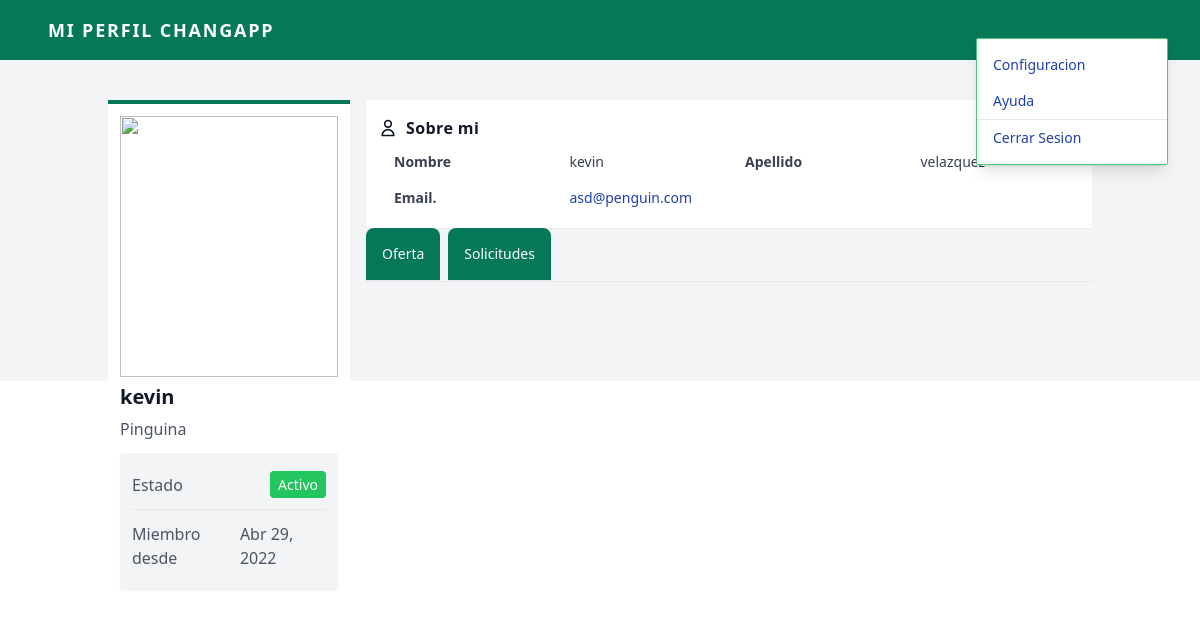
/user, run on the app's committed database.
### app.py (models this page shows)
class User(UserMixin, db.Model):# pedir datos usuario
    id = db.Column(db.Integer,primary_key=True)
    user_name = db.Column(db.String(200))
    user_last_name = db.Column(db.String(200))
    user_desc = db.Column(db.String(200))
    user_email = db.Column(db.String(200))
    user_pass = db.Column(db.String(200))
    user_done = db.Column(db.Boolean(200))

### app.py (the view)
@app.route('/user', methods=['GET'])
def profile():
    users_profile= User.query.get(1)
    return render_template('user.html', user=users_profile)

### templates/user.html (shortened to what this page needs)
<script src="https://cdn.tailwindcss.com"></script>
<link href="https://unpkg.com/tailwindcss@^1.0/dist/tailwind.min.css" rel="stylesheet">
<div class="bg-gray-100">
    <div class="w-full text-white bg-emerald-700">
        <div x-data="{ open: false }"
            class="flex flex-col max-w-screen-xl px-4 mx-auto md:items-center md:justify-between md:flex-row md:px-6 lg:px-8">
            <div class="p-4 flex flex-row items-center justify-between">
                <a href="#"
                    class="text-lg font-semibold tracking-widest uppercase rounded-lg focus:outline-none focus:shadow-outline">Mi
                    perfil CHANGAPP</a>
            </div>
            <nav :class="{'flex': open, 'hidden': !open}"
                class="flex-col flex-grow pb-4 md:pb-0 hidden md:flex md:justify-end md:flex-row">
                <div @click.away="open = false" class="relative" x-data="{ open: false }">
                    <div x-show="open" x-transition:enter="transition ease-out duration-100"
                        x-transition:enter-start="transform opacity-0 scale-95"
                        x-transition:enter-end="transform opacity-100 scale-100"
                        x-transition:leave="transition ease-in duration-75"
                        x-transition:leave-start="transform opacity-100 scale-100"
                        x-transition:leave-end="transform opacity-0 scale-95"
                        class="absolute right-0 w-full mt-2 origin-top-right rounded-md shadow-lg md:w-48">
                        <div class="py-2 bg-white text-blue-800 text-sm rounded-sm border border-main-color shadow-sm">
                            <a class="block px-4 py-2 mt-2 text-sm bg-white md:mt-0 focus:text-gray-900 hover:bg-indigo-100 focus:bg-gray-200 focus:outline-none focus:shadow-outline"
                                href="#">Configuracion</a>
                            <a class="block px-4 py-2 mt-2 text-sm bg-white md:mt-0 focus:text-gray-900 hover:bg-indigo-100 focus:bg-gray-200 focus:outline-none focus:shadow-outline"
                                href="#">Ayuda</a>
                            <a class="block px-4 py-2 mt-2 text-sm bg-white md:mt-0 focus:text-gray-900 hover:bg-indigo-100 focus:bg-gray-200 focus:outline-none focus:shadow-outline"
                                href="#">Cerrar Sesion</a>
                        </div>
                    </div>
                </div>
            </nav>
        </div>
    </div>
    <div class="container mx-auto my-5 p-5">
        <div class="md:flex no-wrap md:-mx-2 ">
            <div class="w-full md:w-3/12 md:mx-2">
                <div class="bg-white p-3 border-t-4 border-emerald-700">
                    <div class="image overflow-hidden">
                        <img class="h-auto w-full mx-auto"
                            src="https://lavinephotography.com.au/wp-content/uploads/2017/01/PROFILE-Photography-112.jpg"
                            alt="">
                    </div>
                    <h1 class="text-gray-900 font-bold text-xl leading-8 my-1">{{user.user_name}}</h1>
                    <h3 class="text-gray-600 font-lg text-semibold leading-6">Pinguina</h3>
                    <ul
                        class="bg-gray-100 text-gray-600 hover:text-gray-700 hover:shadow py-2 px-3 mt-3 divide-y rounded shadow-sm">
                        <li class="flex items-center py-3">
                            <span>Estado</span>
                            <span class="ml-auto"><span
                                    class="bg-green-500 py-1 px-2 rounded text-white text-sm">Activo</span></span>
                        </li>
                        <li class="flex items-center py-3">
                            <span>Miembro desde</span>
                            <span class="ml-auto">Abr 29, 2022</span>
                        </li>
                    </ul>
                </div>
            </div>
            <div class="w-full md:w-9/12 mx-2 h-64">
                <div class="bg-white p-3 shadow-sm rounded-sm">
                    <div class="flex items-center space-x-2 font-semibold text-gray-900 leading-8">
                        <span clas="text-green-500">
                            <svg class="h-5" xmlns="http://www.w3.org/2000/svg" fill="none" viewBox="0 0 24 24"
                                stroke="currentColor">
                                <path stroke-linecap="round" stroke-linejoin="round" stroke-width="2"
                                    d="M16 7a4 4 0 11-8 0 4 4 0 018 0zM12 14a7 7 0 00-7 7h14a7 7 0 00-7-7z" />
                            </svg>
                        </span>
                        <span class="tracking-wide">Sobre mi</span>
                    </div>
                    <div class="text-gray-700">
                        <div class="grid md:grid-cols-2 text-sm">
                            <div class="grid grid-cols-2">
                                <div class="px-4 py-2 font-semibold">Nombre</div>
                                <div class="px-4 py-2">{{user.user_name}}</div>
                            </div>
                            <div class="grid grid-cols-2">
                                <div class="px-4 py-2 font-semibold">Apellido</div>
                                <div class="px-4 py-2">{{user.user_last_name}}</div>
                            </div>
                            <div class="grid grid-cols-2">
                                <div class="px-4 py-2 font-semibold">Email.</div>
                                <div class="px-4 py-2">
                                    <a class="text-blue-800" href="mailto:jane@example.com">{{user.user_email}}</a>
                                </div>
                            </div>
                        </div>
                    </div>
                </div>
                <div class="mb-4 border-b border-gray-200">
                    <ul class="flex flex-wrap -mb-px text-sm font-medium text-center" id="myTab"
                        data-tabs-toggle="#myTabContent" role="tablist">
                        <li class="mr-2" role="presentation">
                            <button
                                class=" bg-emerald-700  text-white hover:text-black inline-block p-4 rounded-t-lg border-b-2"
                                id="profile-tab" data-tabs-target="#profile" type="button" role="tab"
                                aria-controls="profile" aria-selected="false">Oferta</button>
                        </li>
                        <li class="mr-2" role="presentation">
                            <button
                                class=" bg-emerald-700  text-white hover:text-black inline-block p-4 rounded-t-lg border-b-2"
                                id="dashboard-tab" data-tabs-target="#dashboard" type="button" role="tab"
                                aria-controls="dashboard" aria-selected="false">Solicitudes</button>
                        </li>
                    </ul>
                </div>
            </div>
        </div>
    </div>
</div>

### templates/user.html (style rules this page uses)
.border-main-color { border-color: var(--main-color); }

### data on the page
User: user_name "kevin", user_last_name "velazquez", user_email "asd@penguin.com"
